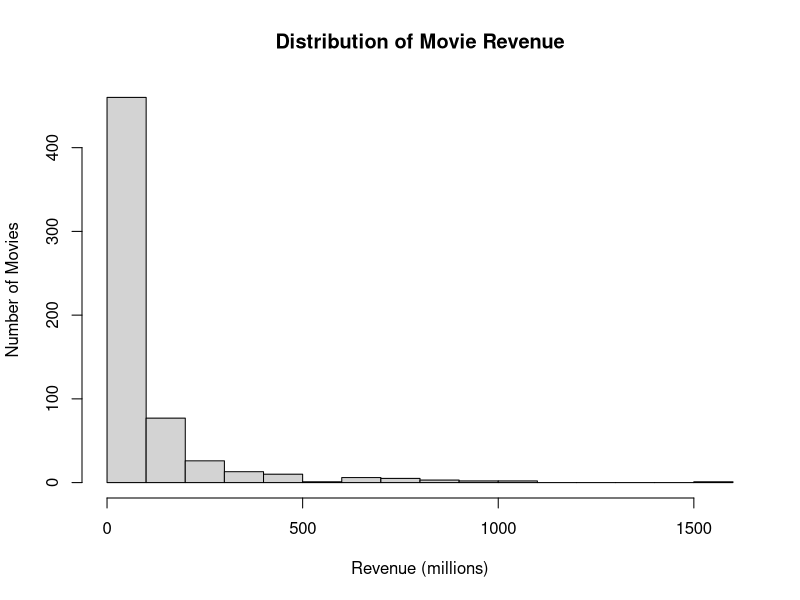

This chart was generated by the following R code:
## ---- chunk 1
knitr::opts_chunk$set(echo = TRUE)
## ---- chunk 2
install.packages("readr")
## ---- chunk 3
library(readr)
## ---- chunk 4
movies2 <- read_tsv("movies2.tsv")
nrow(movies2)
ncol(movies2)

## ---- chunk 5
names(movies2)

## ---- chunk 6
summary(movies2$revenue)

## ---- chunk 7
movies2[which.max(movies2$revenue), c("title", "revenue")]
movies2[which.min(movies2$revenue), c("title", "revenue")]

## ---- chunk 8
hist(movies2$revenue / 1000000,
     main = "Distribution of Movie Revenue",
     xlab = "Revenue (millions)",
     ylab = "Number of Movies",
     breaks = 20)

## ---- chunk 9

#WRITE YOUR CODE HERE

## ---- chunk 10

#WRITE YOUR CODE HERE

## ---- chunk 11

#WRITE YOUR CODE HERE

## ---- chunk 12
#WRITE YOUR CODE HERE

## ---- chunk 13
#WRITE YOUR CODE HERE

## ---- chunk 14
#WRITE YOUR CODE HERE

## ---- chunk 15
#WRITE YOUR CODE HERE

## ---- chunk 16
#WRITE YOUR CODE HERE

## ---- chunk 17
#WRITE YOUR CODE HERE


## ---- chunk 18
#WRITE YOUR CODE HERE

## ---- chunk 19
#WRITE YOUR CODE HERE

## ---- chunk 20
#WRITE YOUR CODE HERE

## ---- chunk 21
#WRITE YOUR CODE HERE

## ---- chunk 22
#WRITE YOUR CODE HERE

## ---- chunk 23
#WRITE YOUR CODE HERE

## ---- chunk 24
#WRITE YOUR CODE HERE

## ---- chunk 25
#WRITE YOUR CODE HERE

## ---- chunk 26
#WRITE YOUR CODE HERE

## ---- chunk 27
#WRITE YOUR CODE HERE

## ---- chunk 28
#WRITE YOUR CODE HERE

## ---- chunk 29
#WRITE YOUR CODE HERE

## ---- chunk 30
#WRITE YOUR CODE HERE

## ---- chunk 31
#WRITE YOUR CODE HERE

## ---- chunk 32
#WRITE YOUR CODE HERE

## ---- chunk 33
#WRITE YOUR CODE HERE

## ---- chunk 34
#WRITE YOUR CODE HERE

## ---- chunk 35
#WRITE YOUR CODE HERE

## ---- chunk 36
#WRITE YOUR CODE HERE

## ---- chunk 37
#WRITE YOUR CODE HERE

## ---- chunk 38
#WRITE YOUR CODE HERE

## ---- chunk 39
#WRITE YOUR CODE HERE
